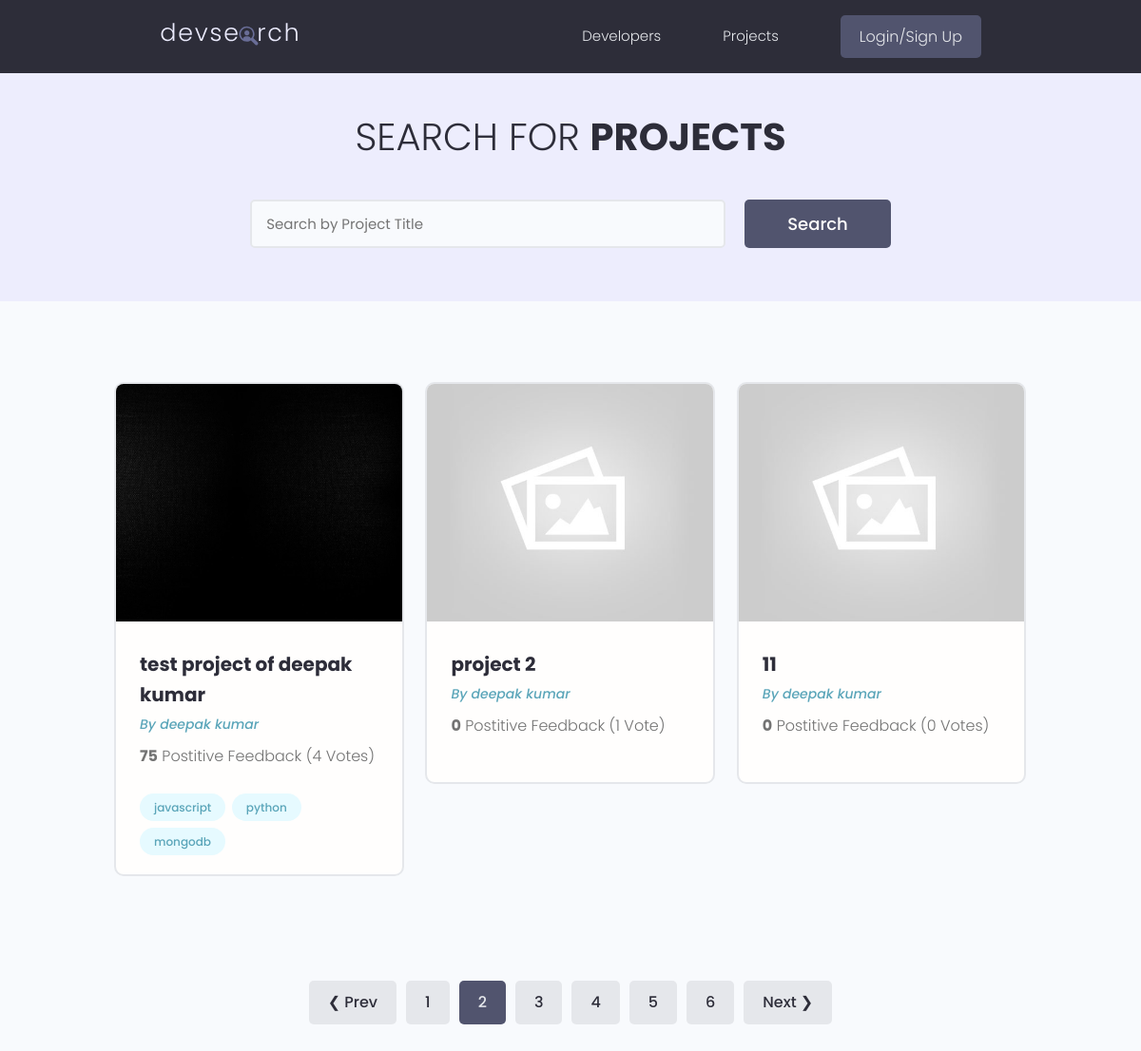
Screenshot of /projects/?page=2 with the database file from the repository.
### projects/models.py (models this page shows, shortened)
class Project(models.Model):
    owner = models.ForeignKey(Profile, null=True, blank=True, on_delete=models.SET_NULL)
    title = models.CharField(max_length=200)
    description = models.TextField(null=True, blank=True)#blank=True for Django allows to submit a blank
    featured_image = models.ImageField(null=True, blank=True, default="default.jpg")
    demo_link = models.CharField(max_length=2000, null=True, blank=True)
    tags = models.ManyToManyField('Tag', blank=True)
    vote_total = models.IntegerField(default=0, null=True, blank=True)
    vote_ratio = models.IntegerField(default=0, null=True, blank=True)
    source_link = models.CharField(max_length=2000, null=True, blank=True)
    created = models.DateTimeField(auto_now_add=True)
    id = models.UUIDField(default=uuid.uuid4, unique=True, primary_key=True, editable=False)
    class Meta:
        ordering = ['-vote_ratio', '-vote_total', 'title']

class Tag(models.Model):
    name = models.CharField(max_length=200)
    created = models.DateTimeField(auto_now_add=True)
    id = models.UUIDField(default=uuid.uuid4, unique=True, primary_key=True, editable=False)
    def __str__(self):
        return self.name

### users/models.py (models this page shows, shortened)
class Profile(models.Model):
    user = models.OneToOneField(User, on_delete=models.CASCADE,null=True, blank=True)
    name = models.CharField(max_length=200, blank=True, null=True)
    email = models.EmailField(max_length=500, blank=True, null=True)
    username = models.CharField(max_length=200, blank=True, null=True)
    location = models.CharField(max_length=200, blank=True, null=True)
    short_intro = models.CharField(max_length=200, blank=True, null=True)
    bio = models.TextField(blank=True, null=True)
    profile_image = models.ImageField(null=True, blank=True, upload_to='profiles/', default="profiles/user-default.png")
    social_github = models.CharField(max_length=200, blank=True, null=True)
    social_twitter = models.CharField(max_length=200, blank=True, null=True)
    social_linkedin = models.CharField(max_length=200, blank=True, null=True)
    social_youtube = models.CharField(max_length=200, blank=True, null=True)
    social_website = models.CharField(max_length=200, blank=True, null=True)
    created = models.DateTimeField(auto_now_add=True)
    id = models.UUIDField(default=uuid.uuid4, unique=True, primary_key=True, editable=False)

### projects/views.py (the view)
# urls.py: path('projects/', include('projects.urls')),
def projects(request):
    search_query, projects = searchProjects(request)
    custom_range, projects, paginator = paginateProjects(request, projects, 5)
    context = {'projects':projects, 'search_query':search_query, 'paginator':paginator, 'custom_range':custom_range}
    return render(request, 'projects/projects.html', context)

### projects/utils.py (called while the page is built)
def paginateProjects(request, projects, results):
    page = request.GET.get('page')
    results = 3 #results per page
    paginator = Paginator(projects, results)
    try:
        projects = paginator.page(page)
    except PageNotAnInteger:
        page = 1
        projects = paginator.page(page)
    except EmptyPage:
        page = paginator.num_pages
        projects = paginator.page(page)
    leftIndex = (int(page)-4)
    if leftIndex < 1: leftIndex=1
    rightIndex = (int(page)+5)
    if rightIndex>paginator.num_pages: rightIndex=paginator.num_pages+1
    custom_range = range(leftIndex, rightIndex)
    return custom_range, projects, paginator

def searchProjects(request):
    search_query = ''
    if request.GET.get('search_query'):
        search_query = request.GET.get('search_query')
    tags = Tag.objects.filter(name__icontains=search_query)
    projects = Project.objects.distinct().filter(
        Q(title__icontains=search_query) |
        Q(description__icontains=search_query) |
        Q(owner__name__icontains=search_query) |
        Q(tags__in=tags)
    )
    return search_query, projects

### projects/templates/projects/projects.html (shortened to what this page needs)
{% extends 'main.html' %}
{% block content %}
<main class="projects">
    <section class="hero-section text-center">
        <div class="container container--narrow">
            <div class="hero-section__box">
                <h2>Search for <span>Projects</span></h2>
            </div>
            <div class="hero-section__search">
                <form class="form" id="searchForm" action="{% url 'projects' %}" method="get">
                    <div class="form__field">
                        <input class="input input--text" id="formInput#search" type="text" name="search_query"
                        value="{{search_query}}" placeholder="Search by Project Title" />
                    </div>
                    <input class="btn btn--sub btn--lg" type="submit" value="Search" />
                </form>
            </div>
        </div>
    </section>
    <section class="projectsList">
        <div class="container">
            <div class="grid grid--three">
                {% for project in projects %}
                <div class="column">
                    <div class="card project">
                        <a href="{% url 'project' project.id %}" class="project">
                            <img class="project__thumbnail" src="{{ project.featured_image.url }}" alt="project thumbnail" />
                            <div class="card__body">
                                <h3 class="project__title">{{project.title}}</h3>
                                <p><a class="project__author" href="#">By {{project.owner.name}}</a></p>
                                <p class="project--rating"> <span style="font-weight: bold;">{{project.vote_ratio}}</span> Postitive Feedback ({{project.vote_total}} Vote{{project.vote_total|pluralize:"s"}}) </p>
                                    <div class="project__tags">
                                        {% for tag in project.tags.all %}
                                        <span class="tag tag--pill tag--main"> <small>{{tag}}</small> </span>
                                        {% endfor %}
                                    </div>
                                </div>
                            </a>
                        </div>
                    </div>
                    {% endfor %}
                </div>
            </div>
        </section>
        {% include 'pagination.html' with queryset=projects custom_range=custom_range %}
    </main>
    {% endblock content %}

### static/styles/app.css (style rules this page uses)
:root { --color-sub: #2d2d39; }
.btn--sub { background-color: var(--color-sub-light); }
.card { border: 2px solid var(--color-light); }
img { width: 100%; }
.hero-section { height: 40vh; display: flex; align-items: center; background-color: var(--color-sub); }
.hero-section__box { margin-bottom: 4rem; }
.hero-section__box > h2, .hero-section__box > h2 > span { font-size: 4rem; color: var(--color-light); line-height: 1.3; text-transform: uppercase; }
.hero-section__box > h2 { font-weight: 300; }
.hero-section__box > h2 > span { font-weight: 700; }
.hero-section__search > .form { display: flex; align-items: center; justify-content: center; gap: 2rem; }
.hero-section__search > .form input.input--text { width: 50rem; }
.project__author { font-size: 1.4rem; font-style: italic; }
.project--rating { margin-bottom: 1.6em; margin-top: .5em; }
.projects > .hero-section { background: var(--color-sub-lighter); height: 30vh; }
.projects .hero-section__box { margin-bottom: 2.5rem; }
.projects .hero-section__box > h2 { color: var(--color-sub); }
.projects .hero-section__box > h2 > span { font-weight: 700; color: var(--color-sub); }
.projectsList { margin-top: 8rem; }
.project__thumbnail { height: 25rem; object-fit: cover; object-position: top center; }
.project__title { font-size: 2rem; font-weight: 700; color: var(--color-sub); }

### static/uikit/styles/modules/_variables.css (style rules this page uses)
:root { --color-main: #5aa5b9; --color-main-light: #e6faff; --color-sub: #3f4156; --color-sub-light: #51546e; --color-sub-lighter: #ededfd; --color-text: #737373; --color-gray: #8b8b8b; --color-light: #e5e7eb; --color-light-gray: #767676; --color-bg: #f8fafd; --color-white: #fffefd; --color-white-light: #f3f3f3; --color-success: #359e64; --color-success-bg: #def8e8; --color-error: #fc4b0b; --color-error-bg: #fff2ee; --font-base: 'Poppins', arial, helvetica, 'Segoe UI', roboto, ubuntu, sans-serif; --font-monospace: 'Fira Code', 'Courier New', courier, monospace; --font-regular: 300; --font-medium: 500; --font-bold: 700; --generic-shadow: 1px 1px 5px #00000010; --generic-transition: all 0.3s ease-in-out; }

### static/uikit/styles/modules/_base.css (style rules this page uses)
* { margin: 0; padding: 0; box-sizing: border-box; text-rendering: optimizeLegibility; color: inherit; font-size: inherit; }
html { font-size: 50%; }
@media only screen and (min-width: 480px) { html { font-size: 56.25%; } }
@media only screen and (min-width: 1200px) { html { font-size: 62.5%; } }
body { line-height: 1.6; font-weight: 400; font-size: 1.5rem; color: var(--color-text); background-color: var(--color-bg); min-height: 100vh; }

### static/uikit/styles/modules/_typography.css (style rules this page uses)
* { font-family: var(--font-base); }
h2 { font-size: 3.6rem; font-weight: var(--font-bold); }
h3 { font-size: 3.2rem; font-weight: var(--font-medium); }
p, span, strong { font-size: 1.6rem; color: var(--color-text); font-weight: var(--font-regular); }
a { padding-bottom: 2px; text-decoration: none; display: inline-block; color: var(--color-main); font-weight: var(--font-medium); }

### static/uikit/styles/modules/_utilities.css (style rules this page uses)
.container { width: 92%; max-width: 165rem; margin: 0 auto; box-sizing: border-box; }
.container--narrow { width: 92%; max-width: 120rem; }
@media screen and (min-width: 1000px) { .container { width: 90%; } }
@media screen and (min-width: 1000px) { .container--narrow { width: 85%; } }
@media screen and (min-width: 1200px) { .container { width: 80%; } }
@media screen and (min-width: 1200px) { .container--narrow { width: 72%; } }
.text-center { text-align: center; }

### static/uikit/styles/modules/_button.css (style rules this page uses)
.btn { display: inline-block; position: relative; cursor: pointer; background-color: var(--color-light); font-weight: var(--font-medium); color: var(--color-sub); text-decoration: none; padding: 1rem 2rem; border-radius: 0.5rem; border: none; width: -webkit-fit-content; width: -moz-fit-content; width: fit-content; height: -webkit-fit-content; height: -moz-fit-content; height: fit-content; font-size: 1.6rem; outline-width: 0; outline-color: transparent; -webkit-backface-visibility: hidden; backface-visibility: hidden; transition: all 0.3s ease-in-out; }
.btn--sub { background-color: var(--color-sub); color: var(--color-white); }
.btn--lg { font-size: 1.8rem; padding: 1.2rem 4.5rem; }

### static/uikit/styles/modules/_card.css (style rules this page uses)
.card { border-radius: 1rem; background-color: var(--color-white); border: 1.5px solid var(--color-light); width: auto; height: auto; margin-top: 0.5rem; margin-bottom: 0.5rem; overflow: hidden; }
.card__body, .card__header { padding: 2rem 2.5rem; }

### rows the page displays
Project: featured_image (picture), title "test project of deepak kumar", owner.name "deepak kumar", vote_ratio "75", vote_total "4"
Tag: name "javascript"
Tag: name "python"
Tag: name "mongodb"
Project: featured_image (placeholder picture), title "project 2", owner.name "deepak kumar", vote_ratio "0", vote_total "1"
Project: featured_image (placeholder picture), title "11", owner.name "deepak kumar", vote_ratio "0", vote_total "0"

### other values shown
{{ page }} "1" "3" "4" "5" "6"
{{ page }} "2"
